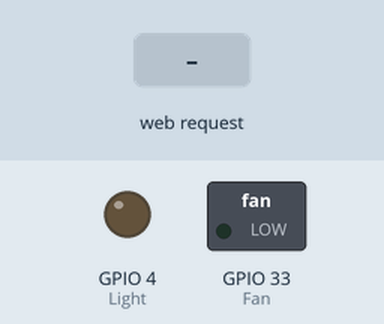
Bench run of a sketch on a simulated ESP32. Shown: switched loads named in the sketch (green lamp = pin HIGH), output pins drawn as LEDs (lit = HIGH). Inputs (shaded band) come from the test bench. WiFi joins after 1.5 s; servers stay silent unless stated; what the sketch prints to the serial monitor is not drawn.

Above: at 2.7 s.
2.8 s: HTTP request GET /Fan/on received
At 3.4 s:
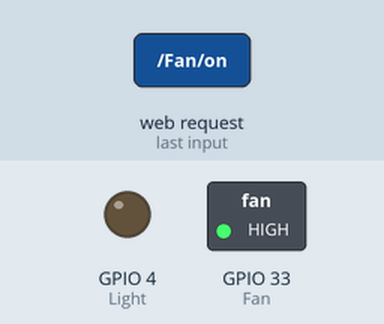
4.3 s: HTTP request GET /Light/on received
At 4.6 s:
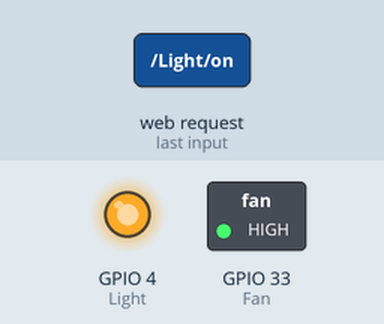
5.8 s: HTTP request GET /Fan/off received
At 6.9 s:
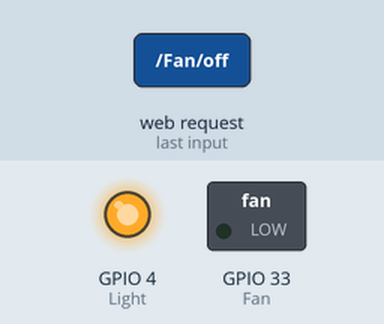
Timing chart, 0 to 8.8 s (numbered marks = the images above; inputs shaded):
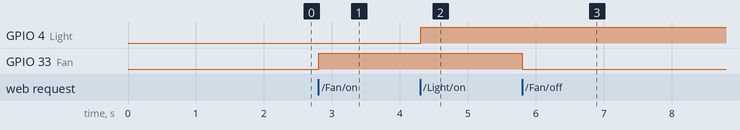

Measured:
- after the input at 2.8 s, GPIO 33 (Fan): LOW → HIGH at once
- after the input at 4.3 s, GPIO 4 (Light): LOW → HIGH at once
- after the input at 5.8 s, GPIO 33 (Fan): HIGH → LOW at once

The sketch:

ESP32-remoteSwitch.ino
```cpp
// Load Wi-Fi library
#include <WiFi.h>

// Replace with your network credentials
const char* ssid = "R1";
const char* password = "raspberrypi";

// Set web server port number to 80
WiFiServer server(80);

// Variable to store the HTTP request
String header;

String outputfanstate = "off";
String outputlightstate = "off";
// Assign output variables to GPIO pins
const int Fan = 33;
const int Light = 04;

// Current time
unsigned long currentTime = millis();
// Previous time
unsigned long previousTime = 0;
// Define timeout time in milliseconds (example: 2000ms = 2s)
const long timeoutTime = 2000;

void setup() {
  Serial.begin(115200);
  // Initialize the output variables as outputs
  pinMode(Fan, OUTPUT);
  pinMode(Light, OUTPUT);
  // Set outputs to LOW
  digitalWrite(Fan, LOW);
  digitalWrite(Light, LOW);

  // Connect to Wi-Fi network with SSID and password
  Serial.print("Connecting to ");
  Serial.println(ssid);
  WiFi.begin(ssid, password);
  while (WiFi.status() != WL_CONNECTED) {
    delay(500);
    Serial.print(".");
  }
  // Print local IP address and start web server
  Serial.println("");
  Serial.println("WiFi connected.");
  Serial.println("IP address: ");
  Serial.println(WiFi.localIP());
  server.begin();
}

void loop(){
  WiFiClient client = server.available();   // Listen for incoming clients

  if (client) {                             // If a new client connects,
    currentTime = millis();
    previousTime = currentTime;
    Serial.println("New Client.");          // print a message out in the serial port
    String currentLine = "";                // make a String to hold incoming data from the client
    while (client.connected() && currentTime - previousTime <= timeoutTime) {  // loop while the client's connected
      currentTime = millis();
      if (client.available()) {             // if there's bytes to read from the client,
        char c = client.read();             // read a byte, then
        Serial.write(c);                    // print it out the serial monitor
        header += c;
        if (c == '\n') {                    // if the byte is a newline character
          // if the current line is blank, you got two newline characters in a row.
          // that's the end of the client HTTP request, so send a response:
          if (currentLine.length() == 0) {
            // HTTP headers always start with a response code (e.g. HTTP/1.1 200 OK)
            // and a content-type so the client knows what's coming, then a blank line:
            client.println("HTTP/1.1 200 OK");
            client.println("Content-type:text/html");
            client.println("Connection: close");
            client.println();

            // turns the GPIOs on and off
            if (header.indexOf("GET /Fan/on") >= 0) {
              Serial.println("GPIO 33 on");
              outputfanstate = "on";
              digitalWrite(Fan, HIGH);
            } else if (header.indexOf("GET /Fan/off") >= 0) {
              Serial.println("GPIO 33 off");
              outputfanstate = "off";
              digitalWrite(Fan, LOW);
            } else if (header.indexOf("GET /Light/on") >= 0) {
              Serial.println("GPIO 04 on");
              outputlightstate = "on";
              digitalWrite(Light, HIGH);
            } else if (header.indexOf("GET /Light/off") >= 0) {
              Serial.println("GPIO 04 off");
              outputlightstate = "off";
              digitalWrite(Light, LOW);
            }

            // Display the HTML web page
            client.println("<!DOCTYPE html><html>");
            client.println("<head><meta name=\"viewport\" content=\"width=device-width, initial-scale=1\">");
            client.println("<link rel=\"icon\" href=\"data:,\">");
            // CSS to style the on/off buttons
            // Feel free to change the background-color and font-size attributes to fit your preferences
            client.println("<style>html { font-family: Helvetica; display: inline-block; margin: 0px auto; text-align: center;}");
            client.println(".button { background-color: #4CAF50; border: none; color: white; padding: 16px 40px;");
            client.println("text-decoration: none; font-size: 30px; margin: 2px; cursor: pointer;}");
            client.println(".button2 {background-color: #555555;}</style></head>");

            // Web Page Heading
            client.println("<body><h1>IETE CBE  ESP32 Web Server</h1>");

            // Display current state, and ON/OFF buttons for GPIO 33
            client.println("<p>GPIO Fan - State " + outputfanstate + "</p>");
            // If the outputfantate is off, it displays the ON button
            if (outputfanstate=="off") {
              client.println("<p><a href=\"/Fan/on\"><button class=\"button\">ON</button></a></p>");
            } else {
              client.println("<p><a href=\"/Fan/off\"><button class=\"button button2\">OFF</button></a></p>");
            }

            // Display current state, and ON/OFF buttons for GPIO 04
            client.println("<p>GPIO Light - State " + outputlightstate + "</p>");
            // If the outputlightstate is off, it displays the ON button
            if (outputlightstate=="off") {
              client.println("<p><a href=\"/Light/on\"><button class=\"button\">ON</button></a></p>");
            } else {
              client.println("<p><a href=\"/Light/off\"><button class=\"button button2\">OFF</button></a></p>");
            }
            client.println("</body></html>");

            // The HTTP response ends with another blank line
            client.println();
            // Break out of the while loop
            break;
          } else { // if you got a newline, then clear currentLine
            currentLine = "";
          }
        } else if (c != '\r') {  // if you got anything else but a carriage return character,
          currentLine += c;      // add it to the end of the currentLine
        }
      }
    }
    // Clear the header variable
    header = "";
    // Close the connection
    client.stop();
    Serial.println("Client disconnected.");
    Serial.println("");
  }
}
```
